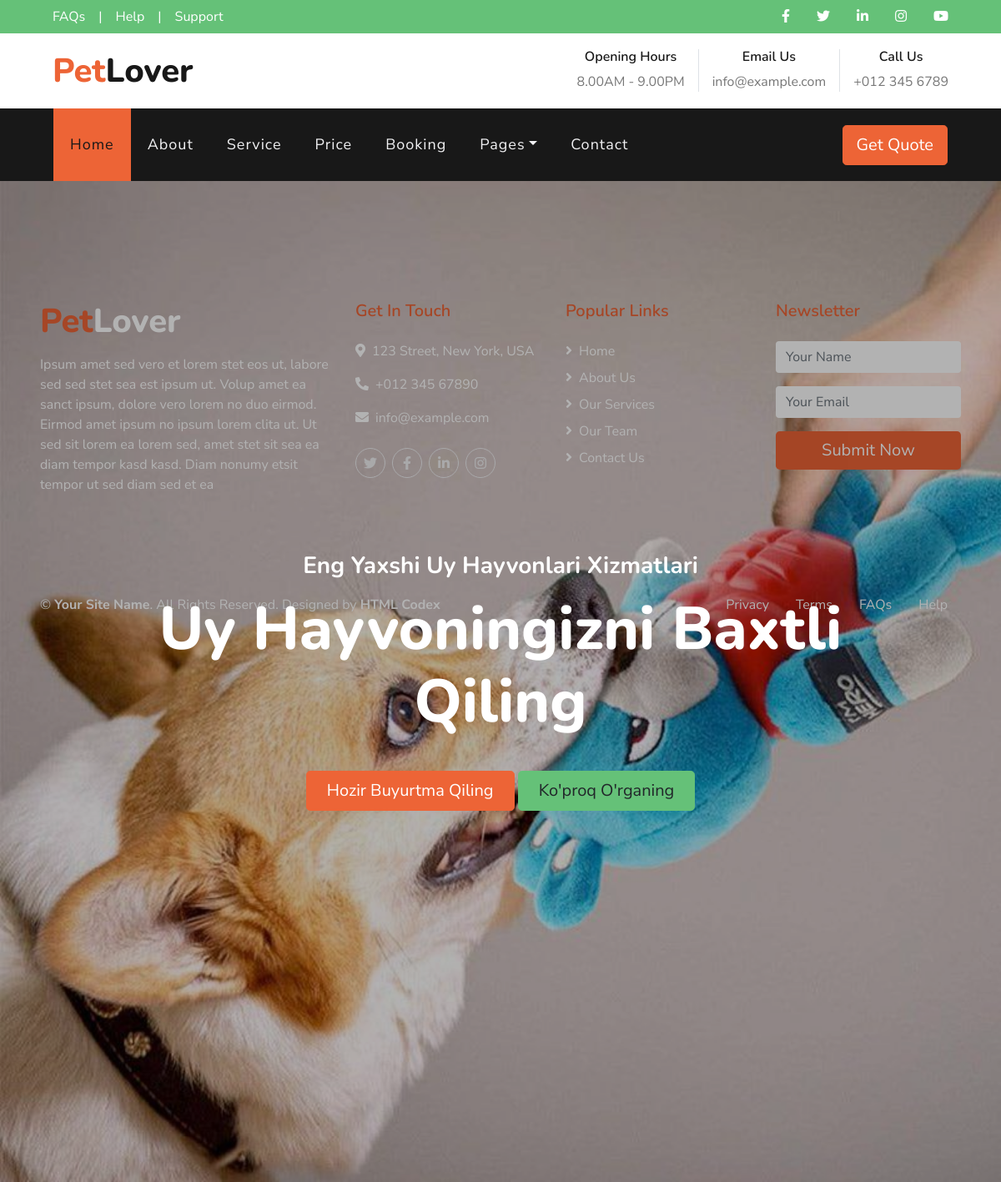
/carouseldetail/1/, run on the app's committed database.
### blog/models.py (models this page shows, shortened)
class Carousel(models.Model):
    name = models.CharField(max_length=100)
    img = models.ImageField(upload_to='carousel/')

### blog/views.py (the view)
# urls.py: path('carouseldetail/<int:id>/', carouseldetail, name='carouseldetail'),
def carouseldetail(request, id):
    carousel = Carousel.objects.get(id=id)
    context = {
        'x': carousel
    }
    return render(request, 'carouseldetail.html', context=context)

### templates/carouseldetail.html (shortened to what this page needs)
{% extends 'base.html' %}
{% load static %}
{% block content %}
<div class="carousel-item active">
                    <img class="w-100" src="{{x.img.url}}" alt="Image">
                    <div class="carousel-caption d-flex flex-column align-items-center justify-content-center">
                        <div class="p-3" style="max-width: 900px;">
                            <h3 class="text-white mb-3 d-none d-sm-block">Eng Yaxshi Uy Hayvonlari Xizmatlari</h3>
                            <a href="{% url 'carouseldetail' x.id %}"></a><h1 class="display-3 text-white mb-3">{{x.name}}</h1>
                            <a href="" class="btn btn-lg btn-primary mt-3 mt-md-4 px-4">Hozir Buyurtma Qiling</a>
                            <a href="" class="btn btn-lg btn-secondary mt-3 mt-md-4 px-4">Ko'proq O'rganing</a>
                        </div>
                    </div>
                </div>
{% endblock content %}

### data on the page
Carousel: img (picture), name "Uy Hayvoningizni Baxtli Qiling"
